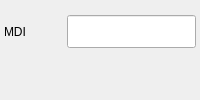
                          <widget class="QFrame" name="frame_mdi">
                            <layout class="QGridLayout" name="grid_mdi">
                              <property name="spacing">
                                <number>3</number>
                              </property>
                              <property name="leftMargin">
                                <number>4</number>
                              </property>
                              <property name="topMargin">
                                <number>4</number>
                              </property>
                              <property name="rightMargin">
                                <number>4</number>
                              </property>
                              <property name="bottomMargin">
                                <number>4</number>
                              </property>
                              <item row="0" column="0">
                                <widget class="QLabel" name="lbl_mdi">
                                  <property name="minimumSize">
                                    <size>
                                      <width>60</width>
                                      <height>33</height>
                                    </size>
                                  </property>
                                  <property name="maximumSize">
                                    <size>
                                      <width>60</width>
                                      <height>33</height>
                                    </size>
                                  </property>
                                  <property name="text">
                                    <string>MDI</string>
                                  </property>
                                </widget>
                              </item>
                              <item row="0" column="1">
                                <widget class="MDILine" name="mdiline">
                                  <property name="minimumSize">
                                    <size>
                                      <width>0</width>
                                      <height>33</height>
                                    </size>
                                  </property>
                                  <property name="maximumSize">
                                    <size>
                                      <width>16777215</width>
                                      <height>33</height>
                                    </size>
                                  </property>
                                </widget>
                              </item>
                              <item row="1" column="0" rowspan="1" colspan="2">
                                <widget class="StatusLabel" name="lbl_gcodes">
                                  <property name="minimumSize">
                                    <size>
                                      <width>0</width>
                                      <height>22</height>
                                    </size>
                                  </property>
                                  <property name="maximumSize">
                                    <size>
                                      <width>16777215</width>
                                      <height>22</height>
                                    </size>
                                  </property>
                                  <property name="textTemplate" stdset="0">
                                    <string>ACTIVE: %s</string>
                                  </property>
                                  <property name="alt_textTemplate" stdset="0">
                                    <string>ACTIVE: %s</string>
                                  </property>
                                  <property name="gcodes_status" stdset="0">
                                    <bool>true</bool>
                                  </property>
                                </widget>
                              </item>
                            </layout>
                          </widget>
